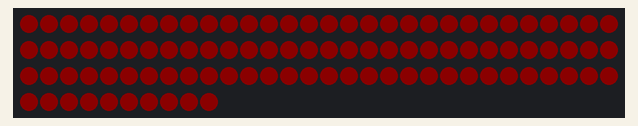
Recording of a program running on a simulated CircuitPython board. Shown: 100 RGB LEDs in strip order, left to right, continuing on the next row. Dim RGB values are drawn brighter than linear.

Above: at 0.46 s.
At 6.0 s:
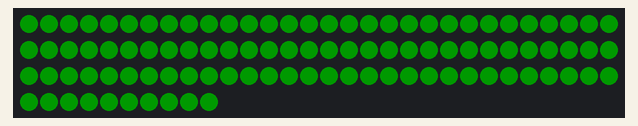
At 12.28 s:
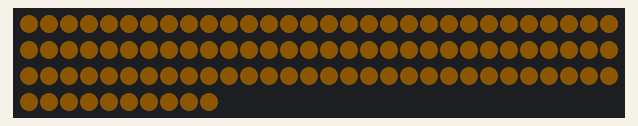
At 20.69 s:
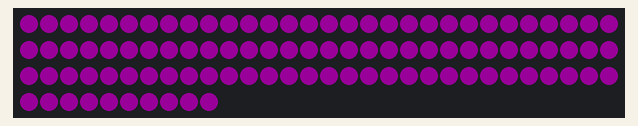
At 27.82 s:
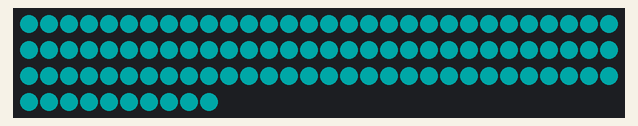
At 39.34 s:
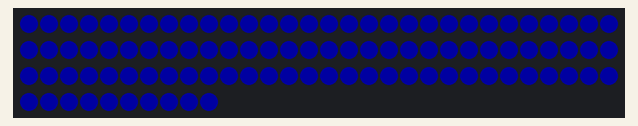

The program:

rainbow_blink_gradually_bright.py
```python
import time, random
import board
import neopixel

def main():
    pixel_pin = board.D18
    num_pixels = 100
    ORDER = neopixel.RGB
    sleepTime = 0.01

    pixels = neopixel.NeoPixel(
        pixel_pin, num_pixels, brightness=0.2, auto_write=False, pixel_order=ORDER
    )

    colors = [ [255, 0, 0],   # red
               [255, 165, 0], # orange
               [255, 255, 0], # yellow
               [0, 128, 0],   # green
               [0, 255, 255], # cyan
               [0, 0, 255],   # blue
               [128, 0, 128] ]# purple

    step = 100

    try:
        while True:
            for i in range(len(colors)):
                for j in range(step):
                    r = int(colors[i][0]*(j+1)/step)
                    g = int(colors[i][1]*(j+1)/step)
                    b = int(colors[i][2]*(j+1)/step)
                    #print(r, g, b)

                    pixels.fill((r, g, b))
                    pixels.show()
                    time.sleep(sleepTime)

    except:
        pixels.fill((0, 0, 0)) # turn off all LEDs
        pixels.show()


if __name__ == "__main__":
    main()
```
